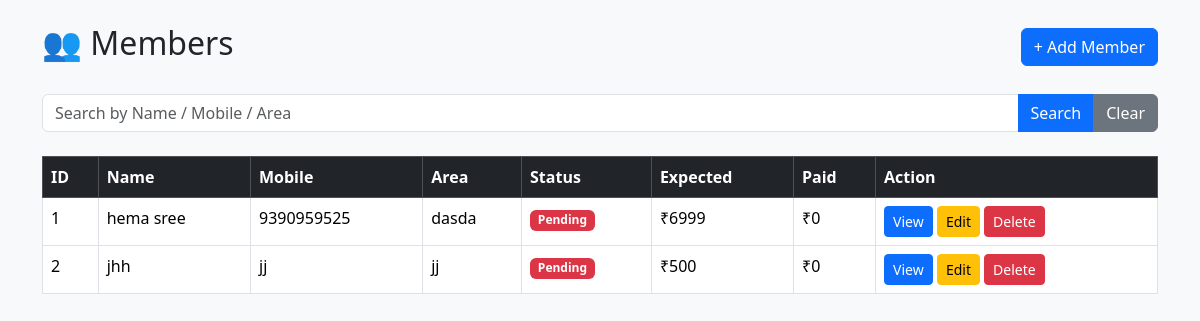
The app's page /members, older data.
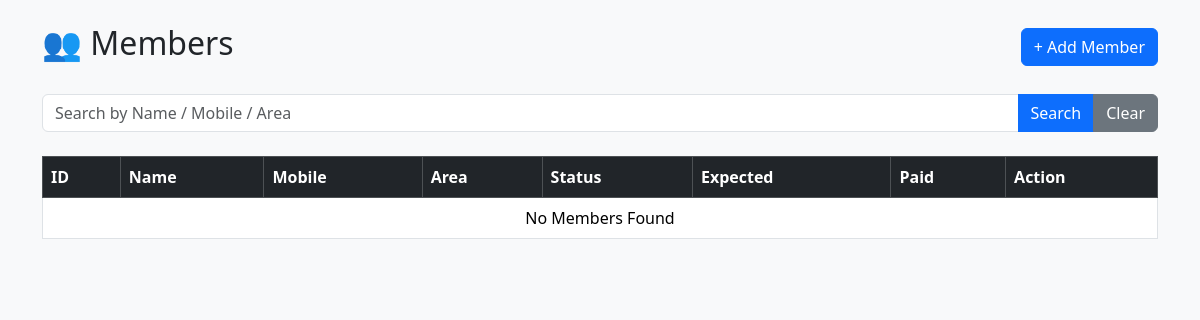
The same page, newer data.
### backend/models.py (models this page shows)
class Member(Base):
    __tablename__ = "members"
    id = Column(Integer, primary_key=True, index=True)
    name = Column(String, nullable=False)
    mobile = Column(String, nullable=False)
    house_no = Column(String)
    area = Column(String)
    address = Column(String)
    expected_amount = Column(Integer, default=500)
    paid_amount = Column(Integer, default=0)
    status = Column(String, default="Pending")
    payment_mode = Column(String)
    payment_date = Column(String)
    collected_by = Column(String)
    remarks = Column(String)

### backend/app.py (the view)
@app.get("/members", response_class=HTMLResponse)
async def members(
    request: Request,
    search: str = "",
    db: Session = Depends(get_db)
):
    query = db.query(Member)
    if search:
        query = query.filter(
            or_(
                Member.name.ilike(f"%{search}%"),
                Member.mobile.ilike(f"%{search}%"),
                Member.area.ilike(f"%{search}%")
            )
        )
    members = query.all()
    return templates.TemplateResponse(
        "members.html",
        {
            "request": request,
            "members": members,
            "search": search
        }
    )

### templates/members.html (shortened to what this page needs)
<!DOCTYPE html>
<html lang="en">
<head>
    <link href="https://cdn.jsdelivr.net/npm/bootstrap@5.3.7/dist/css/bootstrap.min.css" rel="stylesheet">
</head>
<body class="bg-light">
<div class="container mt-4">
    <div class="d-flex justify-content-between align-items-center mb-4">
        <h2>👥 Members</h2>
        <a href="/add-member" class="btn btn-primary">
            + Add Member
        </a>
    </div>
    <form method="get" action="/members" class="mb-4">
        <div class="input-group">
            <input
                type="text"
                name="search"
                class="form-control"
                placeholder="Search by Name / Mobile / Area"
                value="{{ search }}">
            <button class="btn btn-primary">
                Search
            </button>
            <a href="/members" class="btn btn-secondary">
                Clear
            </a>
        </div>
    </form>
    <table class="table table-bordered table-hover">
        <thead class="table-dark">
            <tr>
                <th>ID</th>
                <th>Name</th>
                <th>Mobile</th>
                <th>Area</th>
                <th>Status</th>
                <th>Expected</th>
                <th>Paid</th>
                <th>Action</th>
            </tr>
        </thead>
        <tbody>
        {% if members %}
            {% for member in members %}
            <tr>
                <td>{{ member.id }}</td>
                <td>{{ member.name }}</td>
                <td>{{ member.mobile }}</td>
                <td>{{ member.area }}</td>
                <td>
                    {% if member.status == "Paid" %}
                        <span class="badge bg-success">Paid</span>
                    {% elif member.status == "Partial" %}
                        <span class="badge bg-warning text-dark">Partial</span>
                    {% else %}
                        <span class="badge bg-danger">Pending</span>
                    {% endif %}
                </td>
                <td>₹{{ member.expected_amount }}</td>
                <td>₹{{ member.paid_amount }}</td>
                <td>
                    <a href="/member/{{ member.id }}"
                       class="btn btn-primary btn-sm">
                        View
                    </a>
                    <a href="/edit-member/{{ member.id }}"
                       class="btn btn-warning btn-sm">
                        Edit
                    </a>
                    <a href="/delete-member/{{ member.id }}"
                       class="btn btn-danger btn-sm"
                       onclick="return confirm('Are you sure you want to delete this member?')">
                        Delete
                    </a>
                </td>
            </tr>
            {% endfor %}
        {% else %}
            <tr>
                <td colspan="8" class="text-center">
                    No Members Found
                </td>
            </tr>
        {% endif %}
        </tbody>
    </table>
</div>
</body>
</html>

Row changes from the older to the newer data that the page shows:
removed Member: id "1", name "hema sree", mobile "9390959525", area "dasda", status "Pending", expected_amount "6999", paid_amount "0"
removed Member: id "2", name "jhh", mobile "jj", area "jj", status "Pending", expected_amount "500", paid_amount "0"
Text that changed along with them:
text now shown: "No Members Found"
